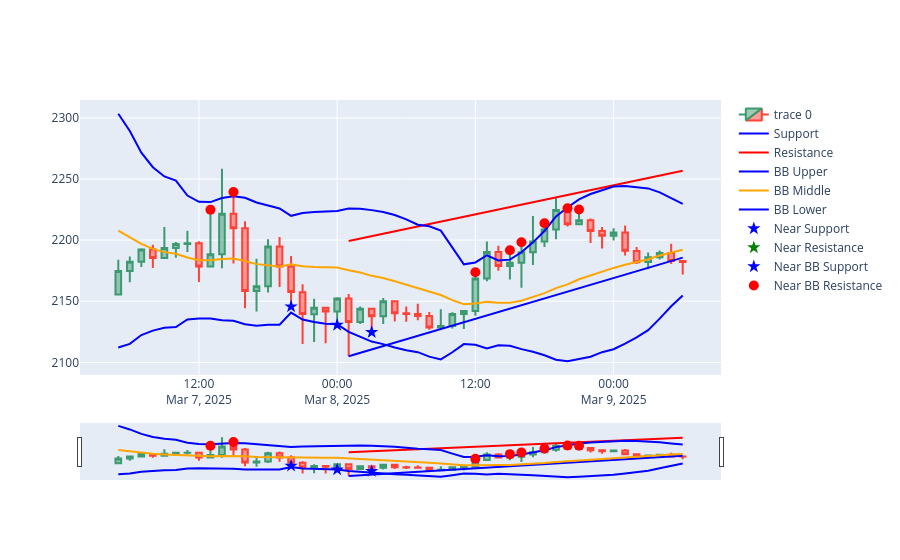

Source (notebook cell):
### Code cell
# ========= trade analyze =========
df = fetch_data_from_db(window_size=50, start_date=None, end_date=None)

# analyze with rsi and support and resistance and bollinger bands

df['trade'] = df.apply(lambda row: 'sell' if (row['close'] <= row['resistance'] + 10 and row['close'] >= row['resistance'] - 10 and pd.notnull(row['near_bb_resistance']) and row['rsi'] > 65) else row['trade'], axis=1)

# Plot candlestick chart with support, resistance, and Bollinger Bands
fig = go.Figure(data=[go.Candlestick(x=df.index,
                open=df['open'],
                high=df['high'],
                low=df['low'],
                close=df['close'])])
fig.add_trace(go.Scatter(x=df.index, y=df['support'], mode='lines', name='Support', line=dict(color='blue')))
fig.add_trace(go.Scatter(x=df.index, y=df['resistance'], mode='lines', name='Resistance', line=dict(color='red')))
fig.add_trace(go.Scatter(x=df.index, y=df['bb_upper'], mode='lines', name='BB Upper', line=dict(color='blue')))
fig.add_trace(go.Scatter(x=df.index, y=df['bb_middle'], mode='lines', name='BB Middle', line=dict(color='orange')))
fig.add_trace(go.Scatter(x=df.index, y=df['bb_lower'], mode='lines', name='BB Lower', line=dict(color='blue')))
fig.add_trace(go.Scatter(x=df.index, y=df['near_support'], mode='markers', name='Near Support', marker=dict(symbol='star', color='blue', size=10)))
fig.add_trace(go.Scatter(x=df.index, y=df['near_resistance'], mode='markers', name='Near Resistance', marker=dict(symbol='star',color='green', size=10)))
fig.add_trace(go.Scatter(x=df.index, y=df['near_bb_support'], mode='markers', name='Near BB Support', marker=dict(symbol='star', color='blue', size=10)))
fig.add_trace(go.Scatter(x=df.index, y=df['near_bb_resistance'], mode='markers', name='Near BB Resistance', marker=dict(color='red', size=10)))
fig.show()
